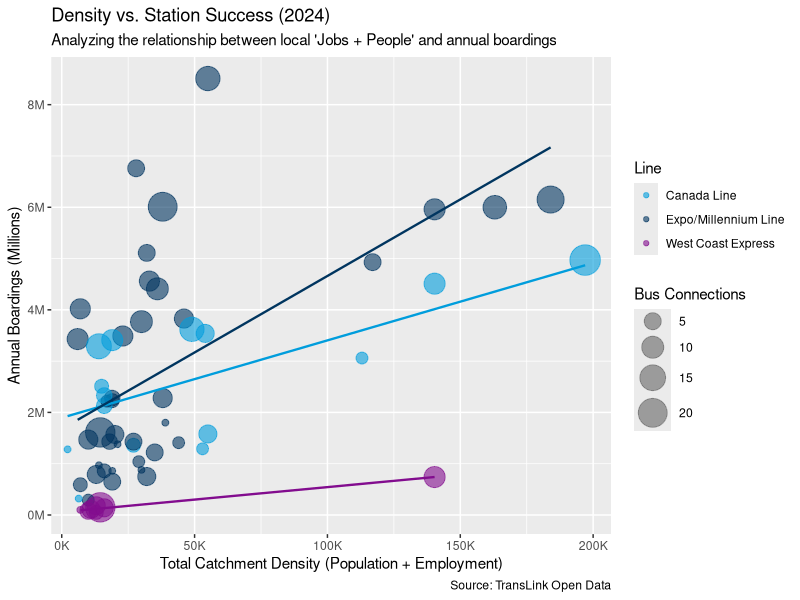

R code for this plot:
# ScatterPlot
# Purpose: See if the density of jobs and people actually predicts how busy a station is.
# Population + Employment (Total Density) on the X-axis vs. Annual_Boardings on the Y-axis.

# Imports
library(ggplot2)
library(tidyverse)
library(scales)

density <- read_csv("data/TransLink_SkyTrain_Stations.csv") |>
  mutate(Pop_Emp = Population + Employment,
         Total_Bus_Connections = str_count(Route_Connections, ";") + 1) |>
  filter(!is.na(Pop_Emp))


Line_Colours <- c("Canada Line" = "#009ddc", "Expo/Millennium Line" = "#00355f", "West Coast Express" = "#820c8e")


ggplot(density, aes(x = Pop_Emp, y = Annual_Boardings, colour = Line, size = Total_Bus_Connections)) +
  
  geom_point(alpha = 0.6) +
  
  scale_x_continuous(
    labels = label_number(suffix = "K", scale = 1e-3),
    limits = c(0, NA),
    expand = expansion(mult = c(0.02, 0.05))
  ) +
  
  scale_y_continuous(labels = label_number(suffix = "M", scale = 1e-6)) +
  
  geom_smooth(method = "lm", se = FALSE, aes(size = NULL, group = Line), linewidth = 0.8, show.legend = FALSE) +
  
  scale_size_continuous(range = c(2, 10), name = "Bus Connections") + 
  
  scale_colour_manual(values = Line_Colours) +
  
  guides(
    size = guide_legend(override.aes = list(colour = "grey40", fill = "grey40"))
  ) +
  
  labs(
    title = "Density vs. Station Success (2024)",
    subtitle = "Analyzing the relationship between local 'Jobs + People' and annual boardings",
    caption = "Source: TransLink Open Data",
    x = "Total Catchment Density (Population + Employment)",
    y = "Annual Boardings (Millions)"
  )
